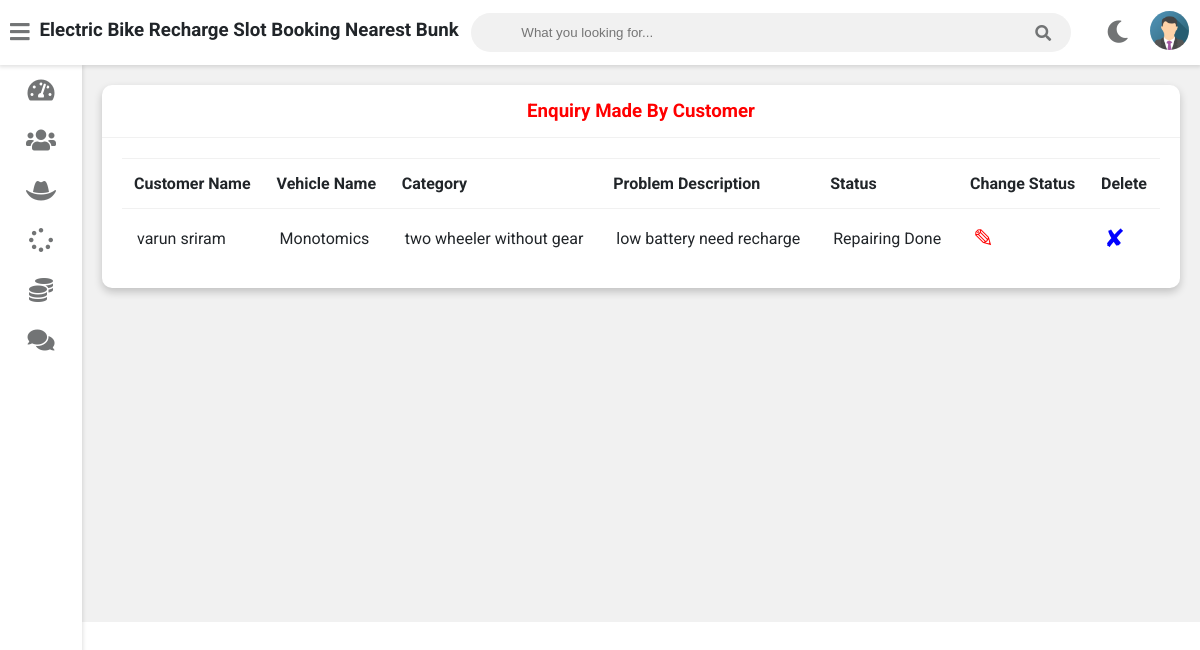
Screenshot of /admin-view-request (signed in) with the database file from the repository.
### vehicle/models.py (models this page shows, shortened)
class Customer(models.Model):
    user=models.OneToOneField(User,on_delete=models.CASCADE)
    profile_pic= models.ImageField(upload_to='profile_pic/CustomerProfilePic/',null=True,blank=True)
    address = models.CharField(max_length=40)
    mobile = models.CharField(max_length=20,null=False)
    @property
    def get_name(self):
        return self.user.first_name+" "+self.user.last_name

class Request(models.Model):
    cat=(('two wheeler with gear','two wheeler with gear'),('two wheeler without gear','two wheeler without gear'))
    category=models.CharField(max_length=50,choices=cat)
    vehicle_no=models.PositiveIntegerField(null=False)
    vehicle_name = models.CharField(max_length=40,null=False)
    vehicle_model = models.CharField(max_length=40,null=False)
    vehicle_brand = models.CharField(max_length=40,null=False)
    problem_description = models.CharField(max_length=500,null=False)
    date=models.DateField(auto_now=True)
    cost=models.PositiveIntegerField(null=True)
    customer=models.ForeignKey('Customer', on_delete=models.CASCADE,null=True)
    mechanic=models.ForeignKey('Mechanic',on_delete=models.CASCADE,null=True)
    stat=(('Pending','Pending'),('Approved','Approved'),('Recharging','Recharging'),('Recharging Done','Recharging Done'),('Released','Released'))
    status=models.CharField(max_length=50,choices=stat,default='Pending',null=True)

### vehicle/views.py (the view)
# urls.py: path('admin-view-request',views.admin_view_request_view,name='admin-view-request'),
@login_required(login_url='adminlogin')
def admin_view_request_view(request):
    enquiry=models.Request.objects.all().order_by('-id')
    customers=[]
    for enq in enquiry:
        customer=models.Customer.objects.get(id=enq.customer_id)
        customers.append(customer)
    return render(request,'vehicle/admin_view_request.html',{'data':zip(customers,enquiry)})

### templates/vehicle/admin_view_request.html
{% extends 'vehicle/adminbase.html' %}
{% block content %}
	<div class="wrapper">
		<div class="row">
			<div class="col-12 col-m-12 col-sm-12">
				<div class="card">
					<div class="card-header">
						<h3 style="color:red; text-align:center" >Enquiry Made By Customer
						</h3>
					</div>
					<div class="card-content">
						<table>
							<thead>
                <tr>
                  <th>Customer Name</th>
                  <th>Vehicle Name</th>
                  <th>Category</th>
                  <th>Problem Description</th>
                  <th>Status</th>
                  <th>Change Status</th>
                  <th>Delete</th>
                </tr>
							</thead>
							<tbody>
                {% for c,r in data %}
                <tr>
                  <td> {{c.get_name}}</td>
                  <td> {{r.vehicle_name}}</td>
                  <td>{{r.category}}</td>
                  <td>{{r.problem_description}}</td>
                  <td>{{r.status}}</td>
                  <td><a  style="color:red; text-decoration:none;font-size:25px;" href="{% url 'change-status' r.id  %}">&#9998;</a></td>
                  <td><a style="color:blue; text-decoration:none;font-size:25px;"href="{% url 'admin-delete-request' r.id  %}">&#10008;</a></td>
                </tr>
                {% endfor %}
							</tbody>
						</table>
					</div>
				</div>
			</div>
		</div>
<br><br><br><br><br><br><br><br><br><br><br><br><br><br><br><br>
	</div>
{% endblock content %}

### static/style.css (style rules this page uses)
:root { --primary-color: #4834d4; --success-color: #6ab04c; --warning-color: #f0932b; --danger-color: #eb4d4b; --light-color: #212529; --light-second-color: #727475; --light-background: #ffffff; --light-second-background: #f1f1f1; --dark-color: #909090; --dark-second-color: #f5f6fa; --dark-background: #23242D; --dark-second-background: #181818; }
.light { --main-bg-color: var(--light-background); --second-bg-color: var(--light-second-background); --main-color: var(--light-color); --second-color: var(--light-second-color); }
* { box-sizing: border-box; }
body { font-family: 'Roboto', sans-serif; background: var(--main-bg-color); color: var(--main-color); margin: 0; }
.wrapper { padding: 10px; margin-left: 82px; padding-top: 75px; background: var(--second-bg-color); transition: margin-left .5s; }
.row { display: flex; flex-wrap: wrap; flex-direction: row; }
.row:after, .row:before { box-sizing: border-box; }
[class*="col-"] { padding: 10px; }
@media only screen and (min-width: 600px) { .col-sm-12 { width: 100%; } }
@media only screen and (min-width: 768px) { .col-m-12 { width: 100%; } }
@media only screen and (min-width: 992px) { .col-12 { width: 100%; } }
.card { background: var(--main-bg-color); color: var(--main-color); border-radius: 10px; margin-bottom: 10px; box-shadow: 0 4px 8px 0 rgba(0,0,0,0.2); }
.card-header { padding: 15px 30px; border-bottom: 1px solid var(--second-bg-color); position: relative; }
.card-header h3 { margin: 0; }
.card-content { padding: 20px; overflow-x: auto; }
table { border-collapse: collapse; width: 100%; }
table td { border-top: 1px solid var(--second-bg-color); padding: 15px; }
table th { border-top: 1px solid var(--second-bg-color); border-bottom: 1px solid var(--second-bg-color); padding: 15px 12px; text-align: left; }

### rows the page displays
Customer: get_name "varun sriram", vehicle_name "Monotomics", category "two wheeler without gear", problem_description "low battery need recharge", status "Repairing Done"
